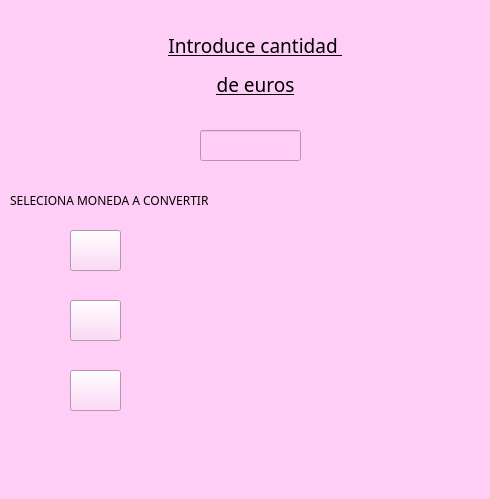
<?xml version="1.0" encoding="UTF-8"?>
<ui version="4.0">
 <class>MainWindow</class>
 <widget class="QMainWindow" name="MainWindow">
  <property name="geometry">
   <rect>
    <x>0</x>
    <y>0</y>
    <width>490</width>
    <height>499</height>
   </rect>
  </property>
  <property name="font">
   <font>
    <family>MS UI Gothic</family>
   </font>
  </property>
  <property name="cursor">
   <cursorShape>ArrowCursor</cursorShape>
  </property>
  <property name="windowTitle">
   <string>Conversor Moneda</string>
  </property>
  <property name="styleSheet">
   <string notr="true">background-color: rgb(255, 206, 246);

</string>
  </property>
  <property name="iconSize">
   <size>
    <width>40</width>
    <height>40</height>
   </size>
  </property>
  <widget class="QWidget" name="centralwidget">
   <widget class="QLabel" name="label_texto">
    <property name="geometry">
     <rect>
      <x>150</x>
      <y>20</y>
      <width>211</width>
      <height>91</height>
     </rect>
    </property>
    <property name="palette">
     <palette>
      <active>
       <colorrole role="Button">
        <brush brushstyle="SolidPattern">
         <color alpha="255">
          <red>255</red>
          <green>206</green>
          <blue>246</blue>
         </color>
        </brush>
       </colorrole>
       <colorrole role="Base">
        <brush brushstyle="SolidPattern">
         <color alpha="255">
          <red>255</red>
          <green>206</green>
          <blue>246</blue>
         </color>
        </brush>
       </colorrole>
       <colorrole role="Window">
        <brush brushstyle="SolidPattern">
         <color alpha="255">
          <red>255</red>
          <green>206</green>
          <blue>246</blue>
         </color>
        </brush>
       </colorrole>
      </active>
      <inactive>
       <colorrole role="Button">
        <brush brushstyle="SolidPattern">
         <color alpha="255">
          <red>255</red>
          <green>206</green>
          <blue>246</blue>
         </color>
        </brush>
       </colorrole>
       <colorrole role="Base">
        <brush brushstyle="SolidPattern">
         <color alpha="255">
          <red>255</red>
          <green>206</green>
          <blue>246</blue>
         </color>
        </brush>
       </colorrole>
       <colorrole role="Window">
        <brush brushstyle="SolidPattern">
         <color alpha="255">
          <red>255</red>
          <green>206</green>
          <blue>246</blue>
         </color>
        </brush>
       </colorrole>
      </inactive>
      <disabled>
       <colorrole role="Button">
        <brush brushstyle="SolidPattern">
         <color alpha="255">
          <red>255</red>
          <green>206</green>
          <blue>246</blue>
         </color>
        </brush>
       </colorrole>
       <colorrole role="Base">
        <brush brushstyle="SolidPattern">
         <color alpha="255">
          <red>255</red>
          <green>206</green>
          <blue>246</blue>
         </color>
        </brush>
       </colorrole>
       <colorrole role="Window">
        <brush brushstyle="SolidPattern">
         <color alpha="255">
          <red>255</red>
          <green>206</green>
          <blue>246</blue>
         </color>
        </brush>
       </colorrole>
      </disabled>
     </palette>
    </property>
    <property name="font">
     <font>
      <family>MV Boli</family>
      <pointsize>14</pointsize>
      <underline>true</underline>
     </font>
    </property>
    <property name="text">
     <string>&lt;html&gt;&lt;head/&gt;&lt;body&gt;&lt;p align=&quot;center&quot;&gt;Introduce cantidad &lt;/p&gt;&lt;p align=&quot;center&quot;&gt;de euros&lt;/p&gt;&lt;/body&gt;&lt;/html&gt;</string>
    </property>
   </widget>
   <widget class="QLineEdit" name="entrada_euros">
    <property name="geometry">
     <rect>
      <x>200</x>
      <y>130</y>
      <width>101</width>
      <height>31</height>
     </rect>
    </property>
    <property name="font">
     <font>
      <family>Segoe Print</family>
      <pointsize>8</pointsize>
      <weight>50</weight>
      <bold>false</bold>
     </font>
    </property>
    <property name="styleSheet">
     <string notr="true">background-color: rgb(255, 170, 255);
background-color: rgb(255, 205, 245);</string>
    </property>
    <property name="text">
     <string/>
    </property>
   </widget>
   <widget class="QPushButton" name="boton_convertir_dolares">
    <property name="geometry">
     <rect>
      <x>70</x>
      <y>230</y>
      <width>51</width>
      <height>41</height>
     </rect>
    </property>
    <property name="palette">
     <palette>
      <active>
       <colorrole role="Button">
        <brush brushstyle="SolidPattern">
         <color alpha="255">
          <red>255</red>
          <green>206</green>
          <blue>246</blue>
         </color>
        </brush>
       </colorrole>
       <colorrole role="ButtonText">
        <brush brushstyle="SolidPattern">
         <color alpha="255">
          <red>255</red>
          <green>14</green>
          <blue>171</blue>
         </color>
        </brush>
       </colorrole>
       <colorrole role="Base">
        <brush brushstyle="SolidPattern">
         <color alpha="255">
          <red>255</red>
          <green>206</green>
          <blue>246</blue>
         </color>
        </brush>
       </colorrole>
       <colorrole role="Window">
        <brush brushstyle="SolidPattern">
         <color alpha="255">
          <red>255</red>
          <green>206</green>
          <blue>246</blue>
         </color>
        </brush>
       </colorrole>
      </active>
      <inactive>
       <colorrole role="Button">
        <brush brushstyle="SolidPattern">
         <color alpha="255">
          <red>255</red>
          <green>206</green>
          <blue>246</blue>
         </color>
        </brush>
       </colorrole>
       <colorrole role="ButtonText">
        <brush brushstyle="SolidPattern">
         <color alpha="255">
          <red>255</red>
          <green>14</green>
          <blue>171</blue>
         </color>
        </brush>
       </colorrole>
       <colorrole role="Base">
        <brush brushstyle="SolidPattern">
         <color alpha="255">
          <red>255</red>
          <green>206</green>
          <blue>246</blue>
         </color>
        </brush>
       </colorrole>
       <colorrole role="Window">
        <brush brushstyle="SolidPattern">
         <color alpha="255">
          <red>255</red>
          <green>206</green>
          <blue>246</blue>
         </color>
        </brush>
       </colorrole>
      </inactive>
      <disabled>
       <colorrole role="Button">
        <brush brushstyle="SolidPattern">
         <color alpha="255">
          <red>255</red>
          <green>206</green>
          <blue>246</blue>
         </color>
        </brush>
       </colorrole>
       <colorrole role="ButtonText">
        <brush brushstyle="SolidPattern">
         <color alpha="255">
          <red>120</red>
          <green>120</green>
          <blue>120</blue>
         </color>
        </brush>
       </colorrole>
       <colorrole role="Base">
        <brush brushstyle="SolidPattern">
         <color alpha="255">
          <red>255</red>
          <green>206</green>
          <blue>246</blue>
         </color>
        </brush>
       </colorrole>
       <colorrole role="Window">
        <brush brushstyle="SolidPattern">
         <color alpha="255">
          <red>255</red>
          <green>206</green>
          <blue>246</blue>
         </color>
        </brush>
       </colorrole>
      </disabled>
     </palette>
    </property>
    <property name="font">
     <font>
      <family>MV Boli</family>
     </font>
    </property>
    <property name="cursor">
     <cursorShape>PointingHandCursor</cursorShape>
    </property>
    <property name="text">
     <string/>
    </property>
    <property name="icon">
     <iconset>
      <normaloff>eeuu.jpg</normaloff>eeuu.jpg</iconset>
    </property>
    <property name="iconSize">
     <size>
      <width>40</width>
      <height>40</height>
     </size>
    </property>
   </widget>
   <widget class="QLabel" name="resultado_dolar">
    <property name="geometry">
     <rect>
      <x>150</x>
      <y>230</y>
      <width>291</width>
      <height>41</height>
     </rect>
    </property>
    <property name="font">
     <font>
      <family>Segoe Print</family>
      <pointsize>12</pointsize>
      <weight>75</weight>
      <bold>true</bold>
     </font>
    </property>
    <property name="text">
     <string/>
    </property>
    <property name="wordWrap">
     <bool>false</bool>
    </property>
   </widget>
   <widget class="QPushButton" name="boton_convertir_libra">
    <property name="geometry">
     <rect>
      <x>70</x>
      <y>370</y>
      <width>51</width>
      <height>41</height>
     </rect>
    </property>
    <property name="palette">
     <palette>
      <active>
       <colorrole role="Button">
        <brush brushstyle="SolidPattern">
         <color alpha="255">
          <red>255</red>
          <green>206</green>
          <blue>246</blue>
         </color>
        </brush>
       </colorrole>
       <colorrole role="ButtonText">
        <brush brushstyle="SolidPattern">
         <color alpha="255">
          <red>255</red>
          <green>14</green>
          <blue>171</blue>
         </color>
        </brush>
       </colorrole>
       <colorrole role="Base">
        <brush brushstyle="SolidPattern">
         <color alpha="255">
          <red>255</red>
          <green>206</green>
          <blue>246</blue>
         </color>
        </brush>
       </colorrole>
       <colorrole role="Window">
        <brush brushstyle="SolidPattern">
         <color alpha="255">
          <red>255</red>
          <green>206</green>
          <blue>246</blue>
         </color>
        </brush>
       </colorrole>
      </active>
      <inactive>
       <colorrole role="Button">
        <brush brushstyle="SolidPattern">
         <color alpha="255">
          <red>255</red>
          <green>206</green>
          <blue>246</blue>
         </color>
        </brush>
       </colorrole>
       <colorrole role="ButtonText">
        <brush brushstyle="SolidPattern">
         <color alpha="255">
          <red>255</red>
          <green>14</green>
          <blue>171</blue>
         </color>
        </brush>
       </colorrole>
       <colorrole role="Base">
        <brush brushstyle="SolidPattern">
         <color alpha="255">
          <red>255</red>
          <green>206</green>
          <blue>246</blue>
         </color>
        </brush>
       </colorrole>
       <colorrole role="Window">
        <brush brushstyle="SolidPattern">
         <color alpha="255">
          <red>255</red>
          <green>206</green>
          <blue>246</blue>
         </color>
        </brush>
       </colorrole>
      </inactive>
      <disabled>
       <colorrole role="Button">
        <brush brushstyle="SolidPattern">
         <color alpha="255">
          <red>255</red>
          <green>206</green>
          <blue>246</blue>
         </color>
        </brush>
       </colorrole>
       <colorrole role="ButtonText">
        <brush brushstyle="SolidPattern">
         <color alpha="255">
          <red>120</red>
          <green>120</green>
          <blue>120</blue>
         </color>
        </brush>
       </colorrole>
       <colorrole role="Base">
        <brush brushstyle="SolidPattern">
         <color alpha="255">
          <red>255</red>
          <green>206</green>
          <blue>246</blue>
         </color>
        </brush>
       </colorrole>
       <colorrole role="Window">
        <brush brushstyle="SolidPattern">
         <color alpha="255">
          <red>255</red>
          <green>206</green>
          <blue>246</blue>
         </color>
        </brush>
       </colorrole>
      </disabled>
     </palette>
    </property>
    <property name="font">
     <font>
      <family>MV Boli</family>
     </font>
    </property>
    <property name="cursor">
     <cursorShape>PointingHandCursor</cursorShape>
    </property>
    <property name="focusPolicy">
     <enum>Qt::StrongFocus</enum>
    </property>
    <property name="text">
     <string/>
    </property>
    <property name="icon">
     <iconset>
      <normaloff>uk.jpg</normaloff>uk.jpg</iconset>
    </property>
    <property name="iconSize">
     <size>
      <width>40</width>
      <height>40</height>
     </size>
    </property>
   </widget>
   <widget class="QLabel" name="resultado_libra">
    <property name="geometry">
     <rect>
      <x>150</x>
      <y>370</y>
      <width>321</width>
      <height>41</height>
     </rect>
    </property>
    <property name="font">
     <font>
      <family>Segoe Print</family>
      <pointsize>12</pointsize>
      <weight>75</weight>
      <bold>true</bold>
     </font>
    </property>
    <property name="text">
     <string/>
    </property>
    <property name="wordWrap">
     <bool>false</bool>
    </property>
   </widget>
   <widget class="QPushButton" name="boton_convertir_d_canadiense">
    <property name="geometry">
     <rect>
      <x>70</x>
      <y>300</y>
      <width>51</width>
      <height>41</height>
     </rect>
    </property>
    <property name="palette">
     <palette>
      <active>
       <colorrole role="Button">
        <brush brushstyle="SolidPattern">
         <color alpha="255">
          <red>255</red>
          <green>206</green>
          <blue>246</blue>
         </color>
        </brush>
       </colorrole>
       <colorrole role="ButtonText">
        <brush brushstyle="SolidPattern">
         <color alpha="255">
          <red>255</red>
          <green>14</green>
          <blue>171</blue>
         </color>
        </brush>
       </colorrole>
       <colorrole role="Base">
        <brush brushstyle="SolidPattern">
         <color alpha="255">
          <red>255</red>
          <green>206</green>
          <blue>246</blue>
         </color>
        </brush>
       </colorrole>
       <colorrole role="Window">
        <brush brushstyle="SolidPattern">
         <color alpha="255">
          <red>255</red>
          <green>206</green>
          <blue>246</blue>
         </color>
        </brush>
       </colorrole>
      </active>
      <inactive>
       <colorrole role="Button">
        <brush brushstyle="SolidPattern">
         <color alpha="255">
          <red>255</red>
          <green>206</green>
          <blue>246</blue>
         </color>
        </brush>
       </colorrole>
       <colorrole role="ButtonText">
        <brush brushstyle="SolidPattern">
         <color alpha="255">
          <red>255</red>
          <green>14</green>
          <blue>171</blue>
         </color>
        </brush>
       </colorrole>
       <colorrole role="Base">
        <brush brushstyle="SolidPattern">
         <color alpha="255">
          <red>255</red>
          <green>206</green>
          <blue>246</blue>
         </color>
        </brush>
       </colorrole>
       <colorrole role="Window">
        <brush brushstyle="SolidPattern">
         <color alpha="255">
          <red>255</red>
          <green>206</green>
          <blue>246</blue>
         </color>
        </brush>
       </colorrole>
      </inactive>
      <disabled>
       <colorrole role="Button">
        <brush brushstyle="SolidPattern">
         <color alpha="255">
          <red>255</red>
          <green>206</green>
          <blue>246</blue>
         </color>
        </brush>
       </colorrole>
       <colorrole role="ButtonText">
        <brush brushstyle="SolidPattern">
         <color alpha="255">
          <red>120</red>
          <green>120</green>
          <blue>120</blue>
         </color>
        </brush>
       </colorrole>
       <colorrole role="Base">
        <brush brushstyle="SolidPattern">
         <color alpha="255">
          <red>255</red>
          <green>206</green>
          <blue>246</blue>
         </color>
        </brush>
       </colorrole>
       <colorrole role="Window">
        <brush brushstyle="SolidPattern">
         <color alpha="255">
          <red>255</red>
          <green>206</green>
          <blue>246</blue>
         </color>
        </brush>
       </colorrole>
      </disabled>
     </palette>
    </property>
    <property name="font">
     <font>
      <family>MV Boli</family>
     </font>
    </property>
    <property name="cursor">
     <cursorShape>PointingHandCursor</cursorShape>
    </property>
    <property name="focusPolicy">
     <enum>Qt::StrongFocus</enum>
    </property>
    <property name="text">
     <string/>
    </property>
    <property name="icon">
     <iconset>
      <normaloff>canada.jpg</normaloff>canada.jpg</iconset>
    </property>
    <property name="iconSize">
     <size>
      <width>40</width>
      <height>40</height>
     </size>
    </property>
   </widget>
   <widget class="QLabel" name="resultado_dolar_canada">
    <property name="geometry">
     <rect>
      <x>140</x>
      <y>300</y>
      <width>311</width>
      <height>41</height>
     </rect>
    </property>
    <property name="font">
     <font>
      <family>Segoe Print</family>
      <pointsize>12</pointsize>
      <weight>75</weight>
      <bold>true</bold>
     </font>
    </property>
    <property name="text">
     <string/>
    </property>
    <property name="wordWrap">
     <bool>false</bool>
    </property>
   </widget>
   <widget class="QLabel" name="label_select">
    <property name="geometry">
     <rect>
      <x>10</x>
      <y>180</y>
      <width>291</width>
      <height>41</height>
     </rect>
    </property>
    <property name="palette">
     <palette>
      <active>
       <colorrole role="Button">
        <brush brushstyle="SolidPattern">
         <color alpha="255">
          <red>255</red>
          <green>206</green>
          <blue>246</blue>
         </color>
        </brush>
       </colorrole>
       <colorrole role="Base">
        <brush brushstyle="SolidPattern">
         <color alpha="255">
          <red>255</red>
          <green>206</green>
          <blue>246</blue>
         </color>
        </brush>
       </colorrole>
       <colorrole role="Window">
        <brush brushstyle="SolidPattern">
         <color alpha="255">
          <red>255</red>
          <green>206</green>
          <blue>246</blue>
         </color>
        </brush>
       </colorrole>
      </active>
      <inactive>
       <colorrole role="Button">
        <brush brushstyle="SolidPattern">
         <color alpha="255">
          <red>255</red>
          <green>206</green>
          <blue>246</blue>
         </color>
        </brush>
       </colorrole>
       <colorrole role="Base">
        <brush brushstyle="SolidPattern">
         <color alpha="255">
          <red>255</red>
          <green>206</green>
          <blue>246</blue>
         </color>
        </brush>
       </colorrole>
       <colorrole role="Window">
        <brush brushstyle="SolidPattern">
         <color alpha="255">
          <red>255</red>
          <green>206</green>
          <blue>246</blue>
         </color>
        </brush>
       </colorrole>
      </inactive>
      <disabled>
       <colorrole role="Button">
        <brush brushstyle="SolidPattern">
         <color alpha="255">
          <red>255</red>
          <green>206</green>
          <blue>246</blue>
         </color>
        </brush>
       </colorrole>
       <colorrole role="Base">
        <brush brushstyle="SolidPattern">
         <color alpha="255">
          <red>255</red>
          <green>206</green>
          <blue>246</blue>
         </color>
        </brush>
       </colorrole>
       <colorrole role="Window">
        <brush brushstyle="SolidPattern">
         <color alpha="255">
          <red>255</red>
          <green>206</green>
          <blue>246</blue>
         </color>
        </brush>
       </colorrole>
      </disabled>
     </palette>
    </property>
    <property name="font">
     <font>
      <family>MV Boli</family>
      <pointsize>9</pointsize>
     </font>
    </property>
    <property name="text">
     <string>SELECIONA MONEDA A CONVERTIR</string>
    </property>
   </widget>
  </widget>
  <widget class="QStatusBar" name="statusbar"/>
 </widget>
 <resources/>
 <connections/>
</ui>
